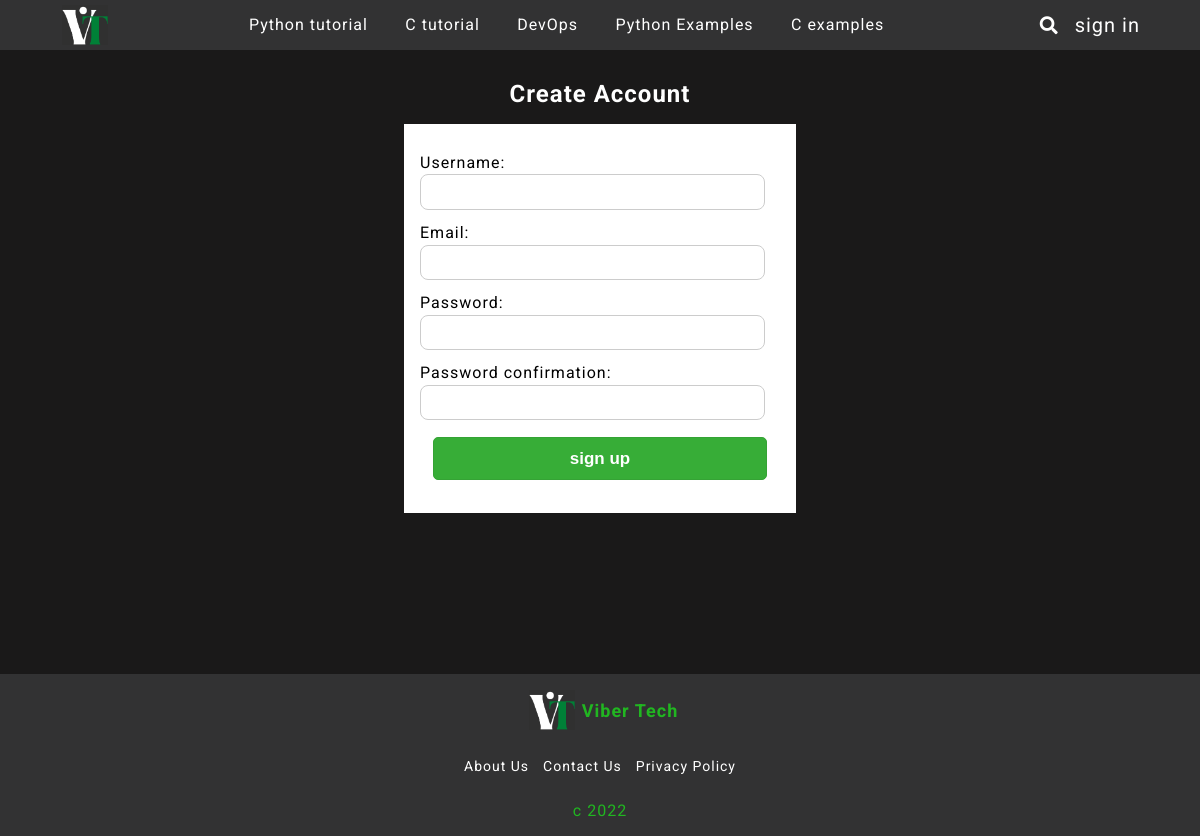
Screenshot of /register/ with the database file from the repository.
### blog/models.py (models this page shows, shortened)
class Section(models.Model):
    name = models.CharField(max_length=255)
    slug = AutoSlugField(populate_from= 'name',  unique=True, null=True)

### blog/views.py (the view)
# urls.py: path('register/', UserRegisterView.as_view(), name='register'),
class UserRegisterView(CreateView):
    form_class = SignUpForm
    template_name = 'post/register.html'
    success_url = reverse_lazy('login')

### blog/forms.py (shortened to what this page needs)
class SignUpForm(UserCreationForm):
    username = forms.CharField(max_length=50, widget=forms.TextInput(attrs={'class': 'reg-form'}))
    email = forms.EmailField(widget=forms.EmailInput(attrs={'class': 'reg-form'}))
    class Meta:
        model = User
        fields = ('username', 'email', 'password1', 'password2')
        help_texts ={
            'username': None,
            'password1': None,
            'password2': None,
        }
    def __init__(self, *args, **kwargs):
        super(SignUpForm, self).__init__(*args, **kwargs)
        for fieldname in ['username', 'password1', 'password2']:
            self.fields[fieldname].help_text = None
        self.fields['username'].widget.attrs['class']= "reg-form"
        self.fields['password1'].widget.attrs['class']= "reg-form"
        self.fields['password2'].widget.attrs['class']= "reg-form"

### blog/templatetags/cat_menu.py (called while the page is built)
@register.simple_tag
def get_cats():
        return Section.objects.all()

@register.simple_tag
def get_3cats():
        return Section.objects.all()[:3]

### blog/templates/post/register.html (shortened to what this page needs)
{% extends 'base.html' %}
{% block content %}
<div class="Reg-log-page">
        <h2>Create Account</h2>
		<form method="POST" enctype="multipart/form-data">
            {{form.as_p}}
            <button type="submit">sign up</button>
        </form>
    </div>
{% endblock %}

### blog/templates/base.html (shortened to what this page needs)
{% load static %}
{% load socialaccount %}
{% load cat_menu %}
{% get_cats as categories %}
{% get_3cats as three_categories %}
<!DOCTYPE html>
<html>
<head>
	<link rel="stylesheet" href="{% static 'css/style.css' %}">
	<link rel="stylesheet" href="https://use.fontawesome.com/releases/v5.5.0/css/all.css"
>
	<link rel="stylesheet"
		href="https://maxst.icons8.com/vue-static/landings/line-awesome/line-awesome/1.3.0/css/line-awesome.min.css">
</head>
<body>
	<header>
		<div class="container">
			<div class="head-menu">
				<div class="head-icon">
					<a href="{% url 'home' %}"><img src="{% static '/img/Tc.png' %}"></a>
				</div>
				<div class="big-screen-nav">
					{% for cat in categories %}
					<a href="{% url 'section' cat.slug %}">{{cat.name}}</a>
					{% endfor %}
				</div>
				<div class="search-icon">
					<i class="fa fa-search search-btn" > </i>
                                        <div class="dsign">
					{% if user.is_authenticated %}
					<a href="{% url 'logout' %}"><span class="logout-btn">sign out</span></a>
					{% else %}
					<a><span class="login-btn">sign in</span></a>
					{% endif %}
				        </div>
				</div>
			</div>
		</div>
	</header>
	{% block content %}
	{% endblock %}
	<div class="rsign">
		<a><span class="login-btn">sign in</span></a>
	</div>
	<footer>
		<div class="footer-logo">
			<img src="{% static '/img/Tc.png' %}">
			<h2>Viber Tech</h2>
		</div>
		<div class="company">
			<div class="abt">
				<a href="">About Us</a>
				<a href="">Contact Us</a>
				<a href="">Privacy Policy</a>
			</div>
		</div>
		<p>c {% now "Y" %}</p>
	</footer>
</body>
</html>

### static/css/style.css (style rules this page uses)
body { background: rgb(26, 25, 25); color: #fff; position: relative; min-height: 100%; font-family: 'Roboto', sans-serif; letter-spacing: 1px; }
.container { width: 90%; }
* { padding: 0; margin: 0; }
header { width: 100%; display: flex; justify-content: center; align-items: center; position: fixed; background: #323233; top: 0; left: 0; z-index: 1; }
.head-menu { width: 100%; padding: 0.3em 0; display: flex; justify-content: space-between; align-items: center; margin: auto }
.big-screen-nav { display: flex; justify-content: space-between; align-items: center; width: 60%; }
.big-screen-nav a { color: #fff; margin-right: 0.8em; text-decoration: none; font-size: 1em; }
.head-icon { width: 15%; text-align: left; }
.head-icon img { width: 50px; height: 100%; object-fit: contain; }
.head-icon a { display: block; justify-content: flex-start; align-items: flex-start; float: left; width: 100%; height: 40px; color: rgb(33, 182, 33); text-decoration: none; }
.search-icon { display: flex; justify-content: flex-end; align-items: center; width: 20%; text-align: right; position: relative; }
.search-icon i { font-size: 18px; }
.search-icon a { text-decoration: none; font-size: 20px; margin-left: 0.8em; color: #fff; }
.Reg-log-page { width: 100%; display: flex; flex-direction: column; justify-content: center; align-items: center; margin-top: 5em; margin-bottom: 5em; padding-bottom: 5em; }
.Reg-log-page form { width: 30%; display: flex; flex-direction: column; justify-content: center; align-items: center; background: #fff; color: #000; margin: 1em; padding: 1em; }
.Reg-log-page button { width: 93%; padding: 0.6em; background: rgb(55, 173, 55); border: 1px solid rgb(53, 163, 53); margin: 1em 0; font-size: 17px; font-weight: bold; color: #fff; border-radius: 5px; cursor: pointer; }
.reg-form { width: 90%; padding: 0.7em; border-radius: 8px; border: 1px solid #ccc; margin-top: 0.2em; }
.Reg-log-page p { width: 100%; margin-top: 0.8em; }
footer { width: 100%; background: #323233; text-align: center; color:rgb(33, 182, 33); padding: 1em 0; position: absolute; bottom: -8em; }
.footer-logo { display: flex; align-items: center; justify-content: center; }
.footer-logo img { width: 60px; height: 40px; object-fit: contain; }
.footer-logo h2 { font-size: 18px; }
footer p { margin-top: 1em; }
.company { width: 100%; display: flex; flex-direction: column; justify-content: center; align-items: center; margin-top: 1em; }
.abt { display: flex; margin: 0.7em 0; }
.abt a { text-decoration: none; color: #fff; margin: 0 0.5em; font-size: 14px; }

### rows the page displays
Section: name "Python tutorial"
Section: name "C tutorial"
Section: name "DevOps"
Section: name "Python Examples"
Section: name "C examples"
